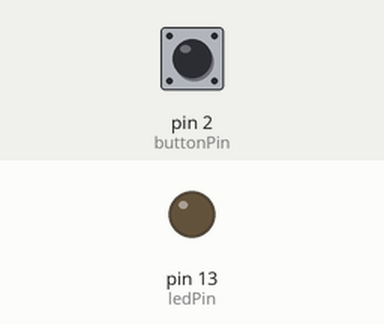
Bench run of a sketch on a simulated Arduino Uno, built with avr-gcc and run on an emulated ATmega328P. On the bench: output pins drawn as LEDs (lit = HIGH). The inputs (shaded band) are chosen by the test bench; at power-on: pin 2 (buttonPin) HIGH.

Above: at 1.2 s.
1.3 s: pin 2 (buttonPin) pulled LOW for 0.15 s
At 2.0 s:
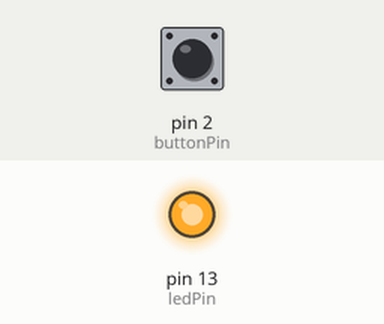
3.0 s: pin 2 (buttonPin) pulled LOW for 1 s
At 4.5 s:
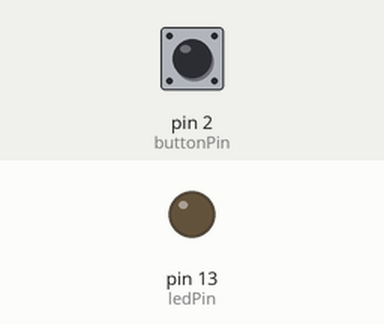
5.5 s: pin 2 (buttonPin) pulled LOW for 3.2 s
At 6.4 s:
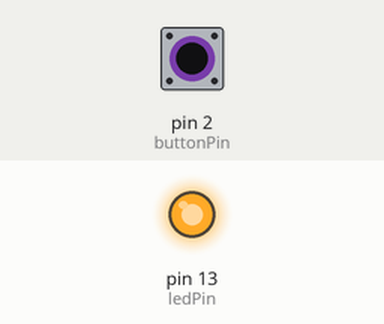
Timing chart, 0 to 13.2 s (numbered marks = the images above; inputs shaded):
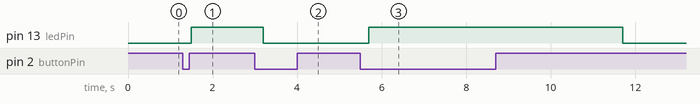

Measured:
- after the input at 1.3 s, pin 13 (ledPin): LOW → HIGH after 0.20 s
- after the input at 3.0 s, pin 13 (ledPin): HIGH → LOW after 0.20 s
- after the input at 5.5 s, pin 13 (ledPin): LOW → HIGH after 0.20 s, → LOW 6.0 s later

The sketch:

latching_power_switch.ino
```cpp
const int buttonPin = 2;
const int ledPin = 13;

bool isOn = false;
unsigned long lastPressTime = 0;
unsigned long lastActivity = 0;
const unsigned long timeout = 6000; // 6 ثواني

void setup() {
  pinMode(buttonPin, INPUT_PULLUP);  // الزر مفعّل بمقاومة داخلية
  pinMode(ledPin, OUTPUT);
}

void loop() {
  // إذا انضغط الزر
  if (digitalRead(buttonPin) == LOW) {
    delay(200); // debounce
    isOn = !isOn;  // عكس الحالة
    digitalWrite(ledPin, isOn ? HIGH : LOW);
    lastActivity = millis(); // حدث نشاط جديد
    while (digitalRead(buttonPin) == LOW); // انتظر حتى يترك الزر
  }

  // إيقاف تلقائي بعد وقت
  if (isOn && millis() - lastActivity > timeout) {
    isOn = false;
    digitalWrite(ledPin, LOW);
  }
}
```
